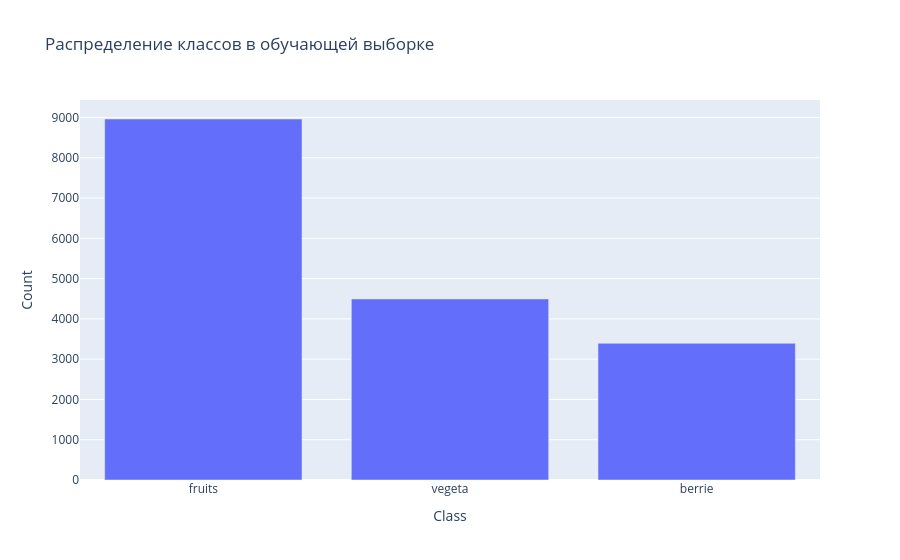

The code cell stored with this chart in its notebook:
### Code cell
# График распределения классов
px.bar(class_distribution, x='Class', y='Count', title='Распределение классов в обучающей выборке').show()

### Figure 1 — Plotly figure (JSON) as saved in the notebook; plotly's stock layout.template omitted (floating-point values rounded to 4 significant figures)
{"data": [{"alignmentgroup": "True", "hovertemplate": "Class=%{x}<br>Count=%{y}<extra></extra>", "legendgroup": "", "marker": {"color": "#636efa", "pattern": {"shape": ""}}, "name": "", "offsetgroup": "", "orientation": "v", "showlegend": false, "textposition": "auto", "type": "bar", "x": ["fruits", "vegeta", "berrie"], "xaxis": "x", "y": [8964, 4495, 3395], "yaxis": "y"}], "layout": {"barmode": "relative", "legend": {"tracegroupgap": 0}, "title": {"text": "Распределение классов в обучающей выборке"}, "xaxis": {"anchor": "y", "domain": [0, 1], "title": {"text": "Class"}}, "yaxis": {"anchor": "x", "domain": [0, 1], "title": {"text": "Count"}}}}
